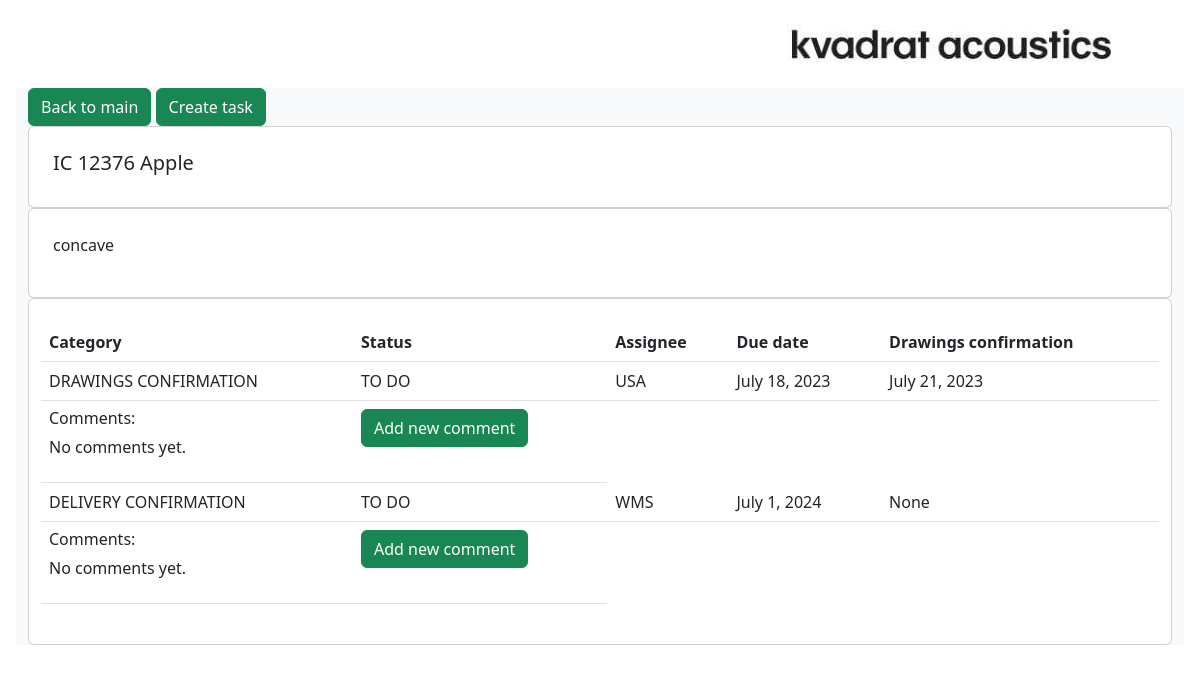
Screenshot of /projekty/projects/953 with the database file from the repository.
### komunikator/models.py (models this page shows, shortened)
class Projekt(models.Model):
    Numer_IC = models.IntegerField(blank=False, unique=True)
    Nazwa = models.CharField(default='', max_length=20)
    Rynek = models.CharField(default='', max_length=20)
    Opis = models.CharField(default='', max_length=40)
    Rejestracja = models.DateField(default=timezone.now)
    Data_rysunki = models.DateField(default=timezone.now)
    Data_części = models.DateField(default=timezone.now)

class Task(models.Model):
    TODO="TO DO"
    COMPLETED='COMPLETED'
    INPROGRESS='IN-PROGRESS'
    DRAWINGS_CONFIRMATION= 'DRAWINGS CONFIRMATION'
    DELIVERY_CONFIRMATION= 'DELIVERY CONFIRMATION'
    OTHER= 'OTHER'
    CATEGORY_CHOICES = [
        (DRAWINGS_CONFIRMATION, 'DRAWINGS CONFIRMATION'),
        (DELIVERY_CONFIRMATION, 'DELIVERY CONFIRMATION'),
        (OTHER, 'OTHER'),
    ]
    STATUS_CHOICES = [
        (TODO, 'TO DO'),
        (COMPLETED, 'COMPLETED'),
        (INPROGRESS, 'IN-PROGRESS'),
    ]
    category = models.CharField(max_length=50, choices=CATEGORY_CHOICES,null=True,blank=True)
    description = models.TextField(null=True,blank=True)
    projekt = models.ForeignKey(Projekt,null=True,blank=True, on_delete=models.CASCADE, related_name="tasks")
    assignee = models.ForeignKey(User, null=True,blank=True, on_delete=models.SET_NULL)
    date_created = models.DateTimeField(auto_now_add=True)
    due_date = models.DateField(null=True,blank=True)
    status = models.CharField(max_length=50, choices=STATUS_CHOICES,null=True,blank=True,default= TODO)
    confirmation_day = models.DateField(null=True,blank=True)
    class UserResource(resources.ModelResource):
        username = resources.Field()

### komunikator/views.py (the view)
# urls.py: path('projects/<int:id>', projectDetail, name ='project-detail'),
def projectDetail(request, id):
    projekt = get_object_or_404(Projekt, pk=id)
    task = projekt.tasks.filter(projekt = projekt)
    comments = Comment.objects.select_related().filter(task__in = task)
    context = {'projekt':projekt,'task':task, 'comments': comments }
    return render(request, 'project-detail.html',context)

### templates/project-detail.html (shortened to what this page needs)
{% extends 'glowny.html' %}
{% load crispy_forms_tags %}
{% block strona %}
{% block detal %}
<div class="container-fluid  bg-light ">
   <a href="{% url 'wszystkie_projekty' %}" class="btn btn-success">Back to main</a>
   <a href="{% url 'create-task' projekt.id %}" class="btn btn-success">Create task</a
     <div class="container-fluid py-5 h-100">
       <div class="row d-flex justify-content-center align-items-center h-500">
          <div class="col-md-12 col-xl-12">
             <div class="card mask-custom">
               <div class="card-body p-4 ">
                   <div class="row">
                      <h5 class="border-0 align-left">
                         IC {{projekt.Numer_IC}} {{ projekt.Nazwa }}
                      </h5>
                   </div>
                </div>
             </div>
             <div class="card mask-custom">
               <div class="card-body p-4 ">
                   <div class="row">
                      <p class="border-0 align-left">
                       {{projekt.Opis}}
                      </p>
                   </div>
                </div>
             </div>
             <div class="card mask-custom">
               <div class="card-body p-4 ">
                   <div class="row">
                      <table class="table">
                       <thead>
                         <tr>
                           <th>Category</th>
                           <th>Status</th>
                           <th>Assignee</th>
                           <th>Due date</th>
                           <th>Drawings confirmation</th>
                         </tr>
                       </thead>
                       {% for task in task %}
                           <tbody>
                           <tr>
                           <td>{{ task.category }}</td>
                           <td>{{ task.status }}</td>
                           <td>{{ task.assignee }}</td>
                           <td>{{ task.due_date }}</td>
                           <td>{{ task.confirmation_day }}</td>
                           </tr>
                           <td>
                           <h6>
                           Comments:
                           </h6>
                           {% for comment in task.comments.all %}
                              <div class="comment">
                               <p class="info">
                                 <button type="button" class="btn btn-primary btn-sm"><a href="{% url 'edit_comment' comment.id %}">&nbsp;&nbsp;Edit&nbsp;&nbsp;</a></button>
                                 <button type="button" class="btn btn-danger btn-sm"><a href="{% url 'delete_comment' comment.id %}">Delete</a></button>
                              <b>{{comment.id}} {{ comment.created }} added by {{ comment.name }}:</b> {{ comment.body }}
                              </p>
                              </div>
                              {% empty %}
                               <p> No comments yet. </p>
                           {% endfor %}
                           </td>
                           <td>
                              <a href="{% url 'add_new_comment_projects' task.id %}  " class="btn btn-success">Add new comment</a>
                           </tbody>
                       {% endfor%}
                     </table>
                   </div>
                </div>
             </div>
          </div>
       </div>
    </div>
{% endblock  %}
{% endblock  %}

### komunikator/static/nowy.css (style rules this page uses)
body { padding: 1rem; color: black; }
a { color: black; text-decoration: none; }

### rows the page displays
Projekt: Numer_IC "12376", Nazwa "Apple", Opis "concave"
Task: category "DRAWINGS CONFIRMATION", status "TO DO", assignee "USA", due_date "July 18, 2023", confirmation_day "July 21, 2023"
Task: category "DELIVERY CONFIRMATION", status "TO DO", assignee "WMS", due_date "July 1, 2024", confirmation_day "None"
